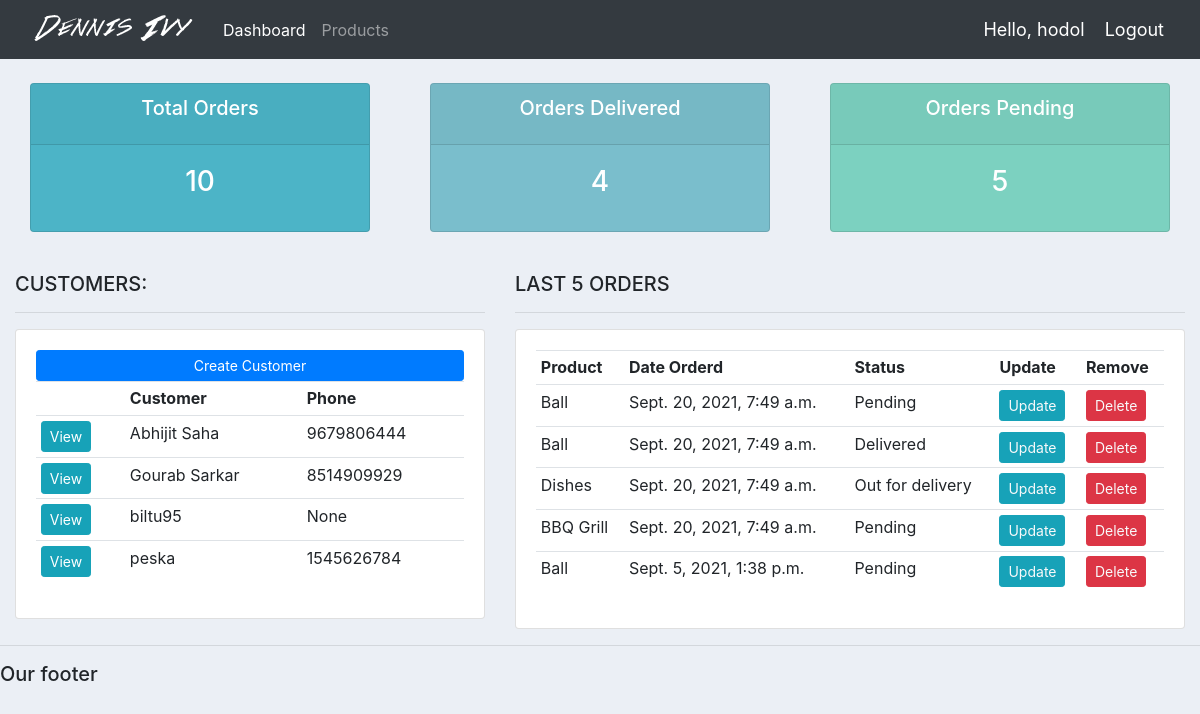
The app's page / (signed in) with its own data.
### basicapp/models.py (models this page shows, shortened)
class Customer(models.Model):
    user = models.OneToOneField(User, null=True,blank=True, on_delete=models.CASCADE)
    name = models.CharField(max_length=200, null=True)
    phone = models.CharField(max_length=200, null=True)
    email = models.EmailField(max_length=200, null=True)
    profile_pic = models.ImageField(default="dummy1.jpg",null=True,blank=True)
    date_created = models.DateTimeField(auto_now_add=True, null=True)

class Order(models.Model):
    STATUS = (
        ('Pending','Pending'),
        ('Out for delivery','Out for delivery'),
        ('Delivered','Delivered'),
        )
    customer = models.ForeignKey(Customer , null=True , on_delete= models.SET_NULL)
    product = models.ForeignKey(Product , null=True , on_delete= models.SET_NULL)
    date_created = models.DateTimeField(auto_now_add=True, null=True)
    status = models.CharField(max_length=200, null=True, choices=STATUS)
    note = models.CharField(max_length=1000, null=True)

class Product(models.Model):
    CATEGORY = (
                ('Indoor','Indoor'),
                ('Out Door','Out Door'),
                )
    name = models.CharField(max_length=200, null=True)
    price = models.FloatField(null=True)
    category = models.CharField(max_length=200,null=True,choices=CATEGORY)
    description = models.CharField(max_length=200, null=True, blank=True)
    date_created = models.DateTimeField(auto_now_add=True, null=True)
    tags = models.ManyToManyField(Tag)
    def __str__(self):
        return self.name

### basicapp/decorators.py (the view)
	def wrapper_function(request, *args, **kwargs):
		group = None
		if request.user.groups.exists():
			group = request.user.groups.all()[0].name
		if group == 'customer':
			return redirect('user-page')
		if group == 'admin':
			return view_func(request, *args, **kwargs)

### basicapp/views.py (called while the page is built)
@login_required(login_url='login')
@admin_only
def home(request):
    orders = Order.objects.all()
    vodors = Order.objects.order_by('-id')[:5]
    customers = Customer.objects.all()
    total_orders = orders.count()
    orders_delivered = orders.filter(status='Delivered').count()
    orders_pending = orders.filter(status='Pending').count()
    context = {'orders':orders,'customers':customers,'total_orders':total_orders,'orders_delivered':orders_delivered,'orders_pending':orders_pending,'vodors':vodors}
    return render(request, 'basicapp/dashboard.html',context)

### basicapp/templates/basicapp/dashboard.html
{%  extends 'basicapp/main.html' %}
{% block content %}
{%  include 'basicapp/status.html' %}
<br>
<div class="row">
	<div class="col-md-5">
		<h5>CUSTOMERS:</h5>
		<hr>
		<div class="card card-body">
			<a class="btn btn-primary  btn-sm btn-block" href="{% url 'create_customer' %}">Create Customer</a>
			<table class="table table-sm">
				<tr>
					<th></th>
					<th>Customer</th>
					<th>Phone</th>
				</tr>
				{% for customer in customers %}
						<tr>
							<td><a class="btn btn-sm btn-info" href="{% url 'customer' customer.id %}">View</a></td>
							<td>{{ customer.name }}</td>
							<td>{{ customer.phone }}</td>
						</tr>
				{% endfor %}
			</table>
		</div>
	</div>
	<div class="col-md-7">
		<h5>LAST 5 ORDERS</h5>
		<hr>
		<div class="card card-body">
			<table class="table table-sm">
				<tr>
					<th>Product</th>
					<th>Date Orderd</th>
					<th>Status</th>
					<th>Update</th>
					<th>Remove</th>
				</tr>
				{% for order in vodors %}
					<tr>
						<td>{{ order.product }}</td>
						<td>{{ order.date_created }}</td>
						<td>{{ order.status }}</td>
						<td><a class="btn btn-sm btn-info text-light" href="{% url 'update_order' order.id %}">Update</a></td>
						<td><a class="btn btn-sm btn-danger text-light" href="{% url 'delete_order' order.id %}">Delete</a></td>
					</tr>
				{% endfor %}
			</table>
		</div>
	</div>
</div>
{% endblock %}

### basicapp/templates/basicapp/main.html (shortened to what this page needs)
<!DOCTYPE html>
{% load static %}
<html>
<head>
	<link rel="stylesheet" href="https://stackpath.bootstrapcdn.com/bootstrap/4.3.1/css/bootstrap.min.css">
  <link rel="stylesheet" href="{% static '/css/main.css' %}">
</head>
<body>
	{%  include 'basicapp/navbar.html' %}
	<div class="container-fluid">
	{% block content %}
	{% endblock %}
    </div>
	<hr>
	<h5>Our footer</h5>
</body>
</html>

### basicapp/templates/basicapp/navbar.html (shortened to what this page needs)
{% load static %}
<nav class="navbar navbar-expand-lg navbar-dark bg-dark">
  <img src="{% static 'images/logo.png' %}" alt="Gourab Sarkar">
  <div class="collapse navbar-collapse" id="navbarNav">
    <ul class="navbar-nav">
      {% if request.user.is_staff %}
        <li class="nav-item active">
          <a class="nav-link" href="{% url 'home' %}">Dashboard</a>
        </li>
        <li class="nav-item">
          <a class="nav-link" href="{% url 'products' %}">Products</a>
        </li>
        {% else %}
       <li class="nav-item">
        <a class="nav-link" href="{% url 'account' %}">Settings</a>
      </li>
      {% endif %}
    </ul>
  </div>
  <span class="vodor" >Hello, {{ request.user }}</span>
  <span ><a class="vodor" href="{% url 'logout' %}">Logout</a></span>
</nav>

### basicapp/templates/basicapp/status.html
<br>
<div class="row">
	<div class="col">
		<div class="col-md">
			<div class="card text-center text-white  mb-3" id="total-orders">
			  	<div class="card-header">
			  		<h5 class="card-title">Total Orders</h5>
			  	</div>
			  	<div class="card-body">
			    	<h3 class="card-title">{{ total_orders }}</h3>
			  	</div>
			</div>
		</div>
	</div>
	<div class="col">
		<div class="col-md">
			<div class="card text-center text-white  mb-3" id="orders-delivered">
			  	<div class="card-header">
			  		<h5 class="card-title">Orders Delivered</h5>
			  	</div>
			  	<div class="card-body">
			    	<h3 class="card-title">{{ orders_delivered }}</h3>
			  	</div>
			</div>
		</div>
	</div>
	<div class="col">
		<div class="col-md">
			<div class="card text-center text-white  mb-3" id="orders-pending">
			  	<div class="card-header">
			  		<h5 class="card-title">Orders Pending</h5>
			  	</div>
			  	<div class="card-body">
			    	<h3 class="card-title">{{ orders_pending }}</h3>
			  	</div>
			</div>
		</div>
	</div>
</div>

### static/css/main.css (style rules this page uses)
body { background-color: #ebeff5; }
#total-orders { background-color: #4cb4c7; }
#orders-delivered { background-color: #7abecc; }
#orders-pending { background-color: #7CD1C0; }

### basicapp/templates/basicapp/navbar.html (style rules this page uses)
.vodor { font-size: 18px; color: #fff; margin-right: 20px; }

### records on screen
Customer: name "Abhijit Saha", phone "9679806444"
Customer: name "Gourab Sarkar", phone "8514909929"
Customer: name "biltu95", phone "None"
Customer: name "peska", phone "1545626784"
Order: product "Ball", date_created "Sept. 20, 2021, 7:49 a.m.", status "Pending"
Order: product "Ball", date_created "Sept. 20, 2021, 7:49 a.m.", status "Delivered"
Order: product "Dishes", date_created "Sept. 20, 2021, 7:49 a.m.", status "Out for delivery"
Order: product "BBQ Grill", date_created "Sept. 20, 2021, 7:49 a.m.", status "Pending"
Order: product "Ball", date_created "Sept. 5, 2021, 1:38 p.m.", status "Pending"

### other values on screen
{{ request.user }} "hodol"
{{ total_orders }} "10"
{{ orders_delivered }} "4"
{{ orders_pending }} "5"
